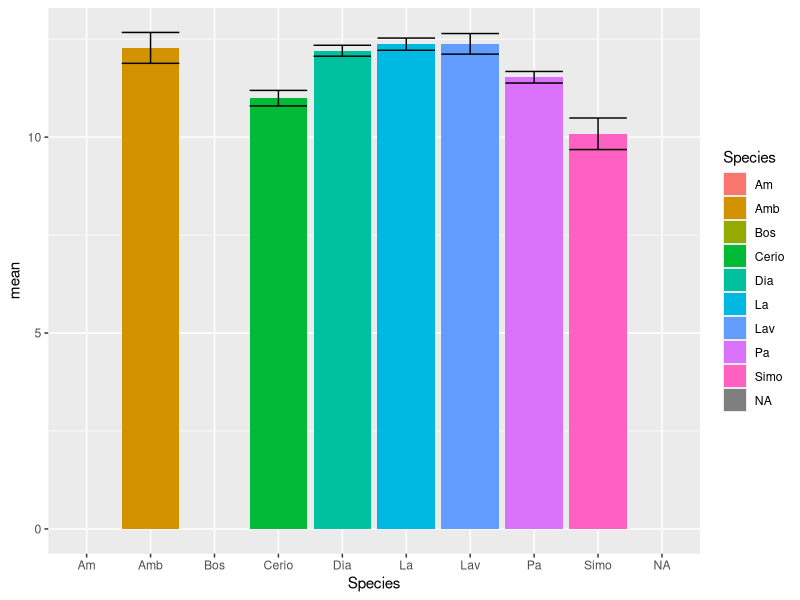

Write the R code that produced this figure.
## ---- chunk 1
library(tidyverse)
library(magrittr)
library(here)
## ---- chunk 2
dat_2021 <- read_csv(here("data", "raw", "Microsporidian spore yield 2021.csv"))
dat_2022 <- read_csv(here("data", "raw", "Microsporidian spore yield 2022.csv"))

compiled_data <- read_csv(here("data", "GAponds.master.summary.csv"))
## ---- chunk 3
dat_2021 %<>% mutate(year="2021")
dat_2022 %<>% mutate(year="2022")
dat <- bind_rows(dat_2021,dat_2022)
summary(dat)
dat %<>% mutate(full_date = paste(Date,year,sep="-"))
## ---- chunk 4
incidence <- dat %>% group_by(Lake, full_date) %>% summarize(n=n())
species_incidence <- dat %>% group_by(Lake, full_date, Species) %>% summarize(n=n())
## ---- chunk 5
yield <- dat %>% mutate(log_spores = log(Spores)) %>% 
  group_by(Species) %>% 
  summarize(mean = mean(log_spores),
            var = var(log_spores),
            se = sd(log_spores)/sqrt(n()))
## ---- chunk 6
yield %>% ggplot(.,aes(x=Species, y=mean, fill = Species)) + geom_col() + geom_errorbar(aes(ymin=mean-se, ymax=mean+se))
